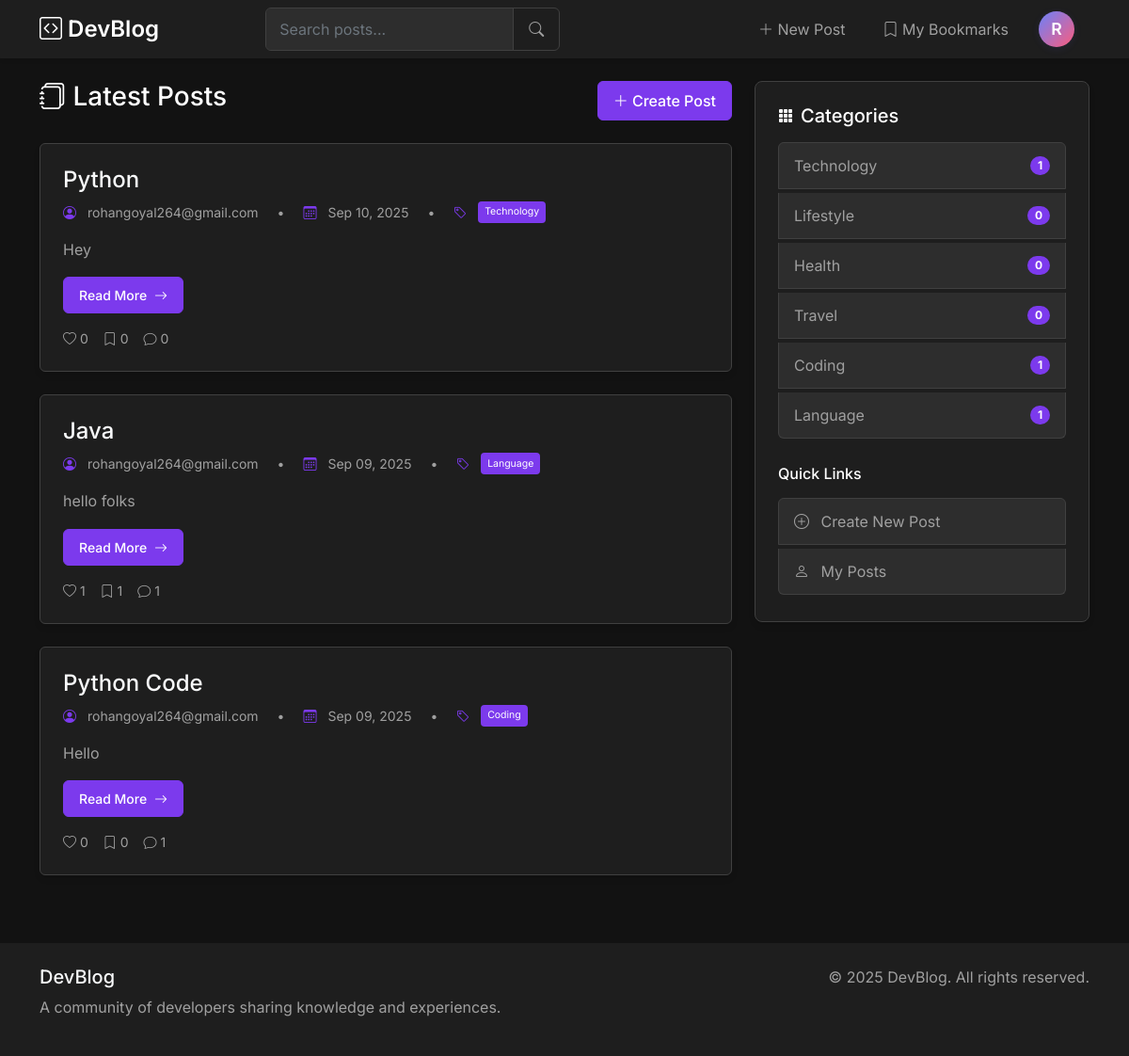
The page /home/ (signed in) on the database as committed earlier.
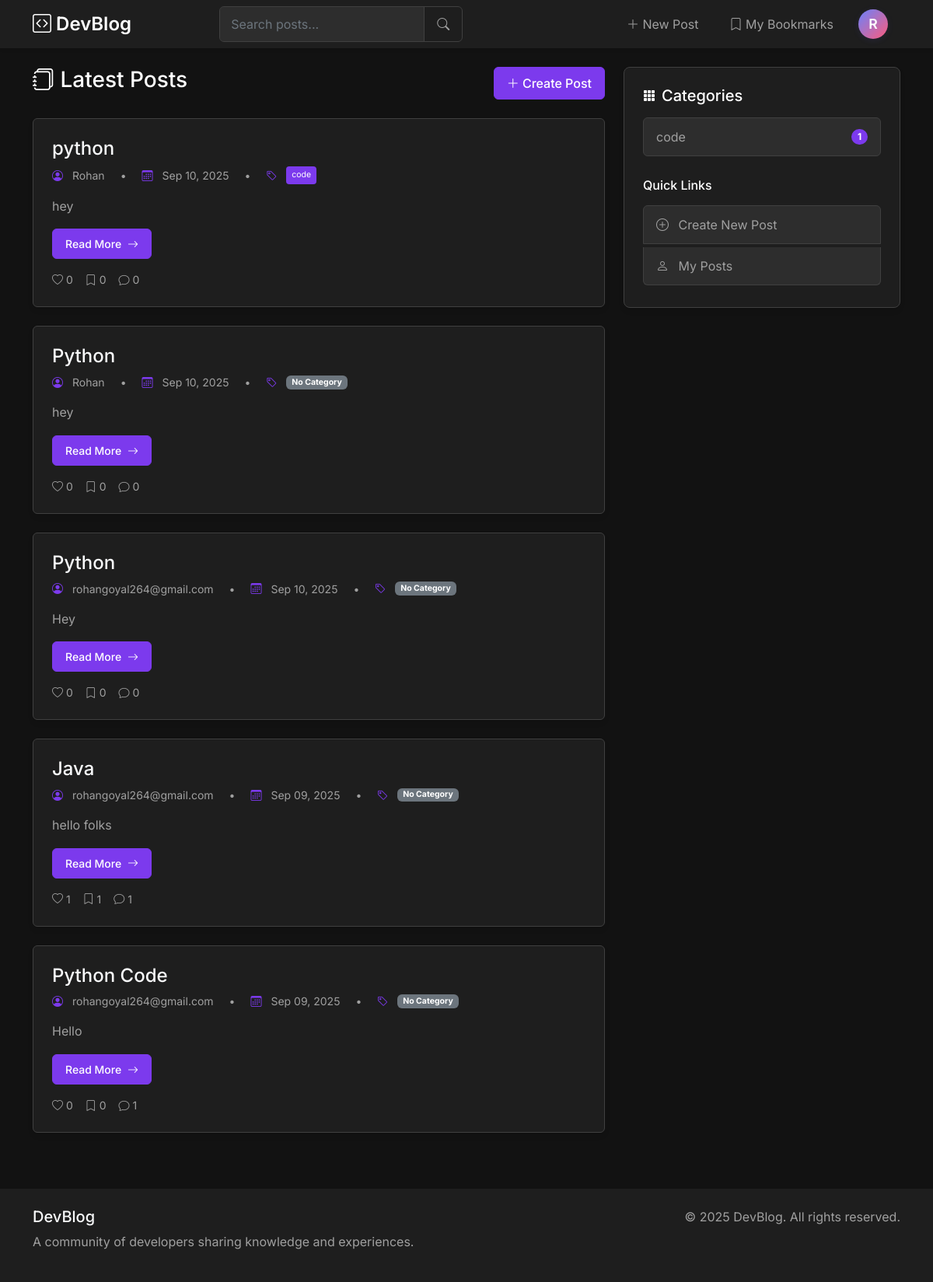
The same page on the database as committed later.
### blogs/models.py (models this page shows, shortened)
class Post(models.Model):
    title = models.CharField(max_length=200)
    content = models.TextField()
    author = models.ForeignKey(User, on_delete=models.CASCADE)
    category = models.ForeignKey(Category, on_delete=models.SET_NULL, null=True)
    tags = models.ManyToManyField('Tag', blank=True, related_name='posts')
    created_at = models.DateTimeField(auto_now_add=True)
    updated_at = models.DateTimeField(auto_now=True)
    excerpt = models.TextField(blank=True, null=True)  # Short preview text
    featured_image = models.ImageField(
        upload_to="posts/",
        blank=True,
        null=True,
        help_text="Cover image for your post"
    )
    likes = models.ManyToManyField(
        User,
        related_name="liked_posts",
        blank=True
    )
    bookmarks = models.ManyToManyField(
        User,
        related_name="bookmarked_posts",
        blank=True
    )
    def total_likes(self):
        return self.likes.count()
    def total_bookmarks(self):
        return self.bookmarks.count()
    def comment_count(self):
        return self.comments.count()

class Category(models.Model):
    name = models.CharField(max_length=50)
    slug = models.SlugField(unique=True, blank=True)

### blogs/views.py (the view)
# urls.py: path('home/', views.index, name='index'),
@login_required
def index(request):
    posts = Post.objects.all().order_by('-created_at')
    categories = Category.objects.all()
    return render(request, 'blogs/index.html', {
        'posts': posts,
        'categories': categories
    })

### blogs/templates/blogs/index.html (shortened to what this page needs)
{% extends 'blogs/base.html' %}
{% block content %}
<div class="row">
    <div class="col-lg-8">
        <div class="d-flex justify-content-between align-items-center mb-4">
            <h2 class="h3"><i class="bi bi-journals"></i> Latest Posts</h2>
            {% if user.is_authenticated %}
            <a href="{% url 'post_create' %}" class="btn btn-primary">
                <i class="bi bi-plus-lg"></i> Create Post
            </a>
            {% endif %}
        </div>
        {% for post in posts %}
        <article class="card post-card animate-fade-in mb-4">
            <div class="card-body">
                <h3 class="h4 mb-2">
                    <a href="{% url 'post_detail' post.pk %}" class="text-decoration-none text-light">
                        {{ post.title }}
                    </a>
                </h3>
                <div class="post-meta mb-3">
                    <i class="bi bi-person-circle"></i> {{ post.author.username }}
                    <span class="mx-2">•</span>
                    <i class="bi bi-calendar3"></i> {{ post.created_at|date:"M d, Y" }}
                    <span class="mx-2">•</span>
                    <i class="bi bi-tag"></i>
                    {% if post.category and post.category.slug %}
                        <a href="{% url 'category_posts' post.category.slug %}" class="badge-category">
                            {{ post.category.name }}
                        </a>
                    {% else %}
                        <span class="badge bg-secondary">No Category</span>
                    {% endif %}
                </div>
                {% if post.excerpt %}
                    <p class="post-content mb-3">{{ post.excerpt }}</p>
                {% else %}
                    <p class="post-content mb-3">{{ post.content|truncatewords:50 }}</p>
                {% endif %}
                <a href="{% url 'post_detail' post.pk %}" class="btn btn-primary btn-sm mb-2">
                    Read More <i class="bi bi-arrow-right ms-1"></i>
                </a>
                <div class="d-flex gap-3 text-muted small mt-2">
                    <span><i class="bi bi-heart"></i> {{ post.total_likes }}</span>
                    <span><i class="bi bi-bookmark"></i> {{ post.total_bookmarks }}</span>
                    <span><i class="bi bi-chat"></i> {{ post.comment_count }}</span>
                </div>
            </div>
        </article>
        {% endfor %}
    </div>
    <div class="col-lg-4">
        <div class="categories-sidebar sticky-top" style="top: 80px;">
            <div class="d-flex align-items-center mb-3">
                <i class="bi bi-grid-3x3-gap-fill me-2"></i>
                <h2 class="h5 mb-0">Categories</h2>
            </div>
            <div class="list-group">
                {% for category in categories %}
                <a href="{% url 'category_posts' category.slug %}"
                   class="list-group-item list-group-item-action d-flex justify-content-between align-items-center">
                    {{ category.name }}
                    <span class="badge rounded-pill" style="background-color: var(--accent-color)">
                        {{ category.post_set.count }}
                    </span>
                </a>
                {% empty %}
                <div class="text-center py-3">
                    <i class="bi bi-grid-3x3-gap me-2"></i>
                    No categories yet
                </div>
                {% endfor %}
            </div>
            {% if user.is_authenticated %}
            <div class="mt-4">
                <h3 class="h6 mb-3">Quick Links</h3>
                <div class="list-group">
                    <a href="{% url 'post_create' %}" class="list-group-item list-group-item-action">
                        <i class="bi bi-plus-circle me-2"></i> Create New Post
                    </a>
                    <a href="#" class="list-group-item list-group-item-action">
                        <i class="bi bi-person me-2"></i> My Posts
                    </a>
                </div>
            </div>
            {% endif %}
        </div>
    </div>
</div>
{% endblock %}

### blogs/templates/blogs/base.html (shortened to what this page needs)
{% load static %}
{% load widget_tweaks %}
<!DOCTYPE html>
<html lang="en">
<head>
    <link href="https://cdn.jsdelivr.net/npm/bootstrap@5.3.0/dist/css/bootstrap.min.css" rel="stylesheet">
    <link href="https://cdn.jsdelivr.net/npm/bootstrap-icons@1.10.5/font/bootstrap-icons.css" rel="stylesheet">
    <link href="{% static 'css/style.css' %}" rel="stylesheet">
</head>
<body>
<nav class="navbar navbar-expand-lg navbar-dark sticky-top">
    <div class="container position-relative">
        <a class="navbar-brand" href="{% url 'index' %}">
            <i class="bi bi-code-square"></i> DevBlog
        </a>
        <div class="collapse navbar-collapse" id="navbarNav">
            <form class="d-flex mx-auto" action="{% url 'search_posts' %}" method="GET">
                <div class="input-group">
                    <input type="search" name="q" class="form-control" placeholder="Search posts..." aria-label="Search">
                    <button class="btn btn-outline-light" type="submit">
                        <i class="bi bi-search"></i>
                    </button>
                </div>
            </form>
            <ul class="navbar-nav ms-auto align-items-center gap-2">
                {% if user.is_authenticated %}
                    <li class="nav-item">
                        <a class="nav-link {% if request.resolver_match.url_name == 'post_create' %}active{% endif %}" href="{% url 'post_create' %}">
                            <i class="bi bi-plus-lg"></i> New Post
                        </a>
                    </li>
                    <li class="nav-item">
                        <a class="nav-link {% if request.resolver_match.url_name == 'my_bookmarks' %}active{% endif %}" href="{% url 'my_bookmarks' %}">
                            <i class="bi bi-bookmark"></i> My Bookmarks
                        </a>
                    </li>
                    <li class="nav-item dropdown">
                        <a class="nav-link p-0 d-flex align-items-center" href="#" role="button" data-bs-toggle="dropdown" aria-expanded="false">
                            <div class="avatar-circle me-2">{{ user.username|make_list|first|upper }}</div>
                        </a>
                    </li>
                {% endif %}
            </ul>
        </div>
    </div>
</nav>
<main class="container py-4">
    {% block content %}{% endblock %}
</main>
<footer class="py-4 mt-4" style="background-color: var(--bg-secondary);">
    <div class="container">
        <div class="row">
            <div class="col-md-6">
                <h5 class="text-light">DevBlog</h5>
                <p class="text-muted">A community of developers sharing knowledge and experiences.</p>
            </div>
            <div class="col-md-6 text-md-end">
                <p class="text-muted mb-0">© 2025 DevBlog. All rights reserved.</p>
            </div>
        </div>
    </div>
</footer>
</body>
</html>

### blogs/static/css/style.css (style rules this page uses)
.navbar-nav.gap-2 > .nav-item { margin-left: 0.5rem; margin-right: 0.5rem; }
.avatar-circle { width: 36px; height: 36px; background: linear-gradient(135deg, #6a82fb 0%, #fc5c7d 100%); color: #fff; border-radius: 50%; display: flex; align-items: center; justify-content: center; font-weight: 700; font-size: 1.2rem; box-shadow: 0 2px 8px rgba(100,100,255,0.10); margin-right: 4px; }
:root { --bg-primary: #121212; --bg-secondary: #1e1e1e; --bg-accent: #2d2d2d; --text-primary: #ffffff; --text-secondary: #a0a0a0; --text-muted: #6c757d; --accent-color: #7c3aed; --accent-hover: #6d28d9; --accent-light: rgba(124, 58, 237, 0.1); --danger: #dc2626; --warning: #d97706; --success: #059669; --border-color: #404040; --input-bg: #2d2d2d; --input-border: #404040; --input-focus-border: #7c3aed; }
body { background-color: var(--bg-primary); color: var(--text-primary); font-family: 'Inter', -apple-system, BlinkMacSystemFont, 'Segoe UI', Roboto, Oxygen, Ubuntu, Cantarell, sans-serif; }
.navbar { background-color: var(--bg-secondary) !important; box-shadow: 0 2px 4px rgba(0, 0, 0, 0.1); position: relative; z-index: 1050; }
.navbar-brand { color: var(--text-primary) !important; font-weight: 600; font-size: 1.5rem; }
.navbar-nav .nav-link { color: var(--text-secondary) !important; transition: color 0.2s; }
.navbar .input-group { min-width: 300px; }
.navbar .form-control { background-color: var(--bg-accent); border: 1px solid var(--border-color); color: var(--text-primary); }
.navbar .btn-outline-light { border-color: var(--border-color); color: var(--text-secondary); }
.avatar-circle { width: 38px; height: 38px; background-color: var(--accent-color); border-radius: 50%; display: flex; align-items: center; justify-content: center; color: white; font-weight: 600; font-size: 1.1rem; transition: transform 0.2s ease, background-color 0.2s ease; }
.categories-sidebar { background-color: var(--bg-secondary); border: 1px solid var(--border-color); border-radius: 0.5rem; padding: 1.5rem; position: sticky; top: 80px; z-index: 1000; box-shadow: 0 4px 6px rgba(0, 0, 0, 0.1); }
.categories-sidebar h2 { font-size: 1.25rem; margin-bottom: 1rem; color: var(--text-primary); display: flex; align-items: center; gap: 0.5rem; }
.btn-primary { background-color: var(--accent-color); border-color: var(--accent-color); transition: all 0.2s; }
.card { background-color: var(--bg-secondary); border: 1px solid var(--border-color); box-shadow: 0 4px 6px rgba(0, 0, 0, 0.1); transition: all 0.3s ease; }
.text-muted { color: var(--text-secondary) !important; }
a { color: var(--accent-color); text-decoration: none; transition: color 0.2s ease; }
.list-group-item { background-color: var(--bg-accent); border: 1px solid var(--border-color); color: var(--text-secondary); margin-bottom: 0.25rem; transition: all 0.2s ease; padding: 0.75rem 1rem; }
.post-card { margin-bottom: 1.5rem; border: 1px solid var(--border-color); transition: all 0.3s ease; }
.post-card .card-body { padding: 1.5rem; }
.post-card .post-meta { font-size: 0.875rem; color: var(--text-secondary); margin-bottom: 1rem; display: flex; align-items: center; gap: 0.75rem; flex-wrap: wrap; }
.post-card .post-meta i { color: var(--accent-color); }
.post-card .post-content { color: var(--text-secondary); line-height: 1.6; margin-bottom: 1.5rem; }
.form-control, .form-select { background-color: var(--input-bg); border-color: var(--input-border); color: var(--text-primary); transition: all 0.2s ease; padding: 0.625rem 0.875rem; }
.form-control::placeholder { color: var(--text-muted); }
.btn { font-weight: 500; padding: 0.5rem 1rem; border-radius: 0.375rem; transition: all 0.2s ease; }
.btn-primary { background-color: var(--accent-color); border-color: var(--accent-color); color: white; }
.badge-category { background-color: var(--accent-color); color: white; padding: 0.35em 0.65em; font-size: 0.75em; border-radius: 0.25rem; text-decoration: none; transition: background-color 0.2s; }
.animate-fade-in { animation: fadeIn 0.3s ease-out forwards; }

Rows that differ between the two databases and show on the page:
removed Category: name "Technology", post_set.count "1"
removed Category: name "Lifestyle", post_set.count "0"
removed Category: name "Health", post_set.count "0"
removed Category: name "Travel", post_set.count "0"
removed Category: name "Coding", post_set.count "1"
removed Category: name "Language", post_set.count "1"
added Post: title "python", author.username "Rohan", created_at "Sep 10, 2025", category.name "code", content "hey", total_likes "0", total_bookmarks "0", comment_count "0"
added Post: title "Python", author.username "Rohan", created_at "Sep 10, 2025", shows "No Category", content "hey", total_likes "0", total_bookmarks "0", comment_count "0"
changed Post "Hey": category.name "Technology" → (not shown); now shows "No Category"
changed Post "Java": category.name "Language" → (not shown); now shows "No Category"
changed Post "Python Code": category.name "Coding" → (not shown); now shows "No Category"
added Category: name "code", post_set.count "1"
